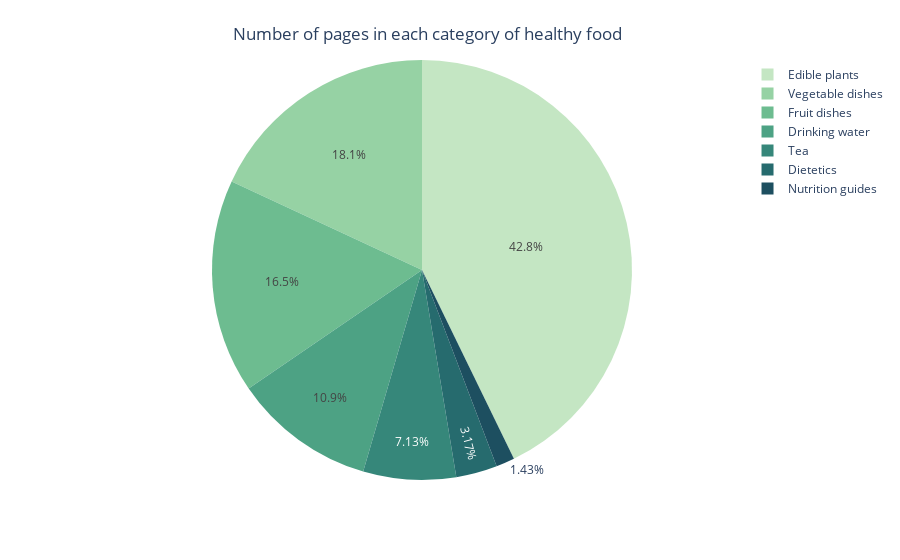

The code cell stored with this chart in its notebook:
### Markdown cell above
We represent the number of pages in the English version of these categories in the following pie charts.

### Code cell
# Pie chart of the number of pages in each healthy category
healthy_pg_n = []
for cat in healthy_categories:
    healthy_pg_n.append({'Category': cat.replace('_', ' '), 'Count': count_pages_en(cat)})
healthy_count = pd.DataFrame(healthy_pg_n)


fig = px.pie(healthy_count, values='Count', names='Category', color_discrete_sequence=px.colors.sequential.Blugrn)
fig.update_layout(
    title={
        'text': 'Number of pages in each category of healthy food',
        'y':0.95,
        'x':0.475,
        'xanchor': 'center',
        'yanchor': 'top'})
pio.write_html(fig,"healthy_pie.html")
fig.show()

### Figure 1 — Plotly figure (JSON) as saved in the notebook; plotly's stock layout.template omitted (floating-point values rounded to 4 significant figures)
{"data": [{"domain": {"x": [0, 1], "y": [0, 1]}, "hovertemplate": "Category=%{label}<br>Count=%{value}<extra></extra>", "labels": ["Edible plants", "Fruit dishes", "Vegetable dishes", "Tea", "Nutrition guides", "Dietetics", "Drinking water"], "legendgroup": "", "name": "", "showlegend": true, "type": "pie", "values": [270, 104, 114, 45, 9, 20, 69]}], "layout": {"legend": {"tracegroupgap": 0}, "margin": {"t": 60}, "piecolorway": ["rgb(196, 230, 195)", "rgb(150, 210, 164)", "rgb(109, 188, 144)", "rgb(77, 162, 132)", "rgb(54, 135, 122)", "rgb(38, 107, 110)", "rgb(29, 79, 96)"], "title": {"text": "Number of pages in each category of healthy food", "x": 0.475, "xanchor": "center", "y": 0.95, "yanchor": "top"}}}
